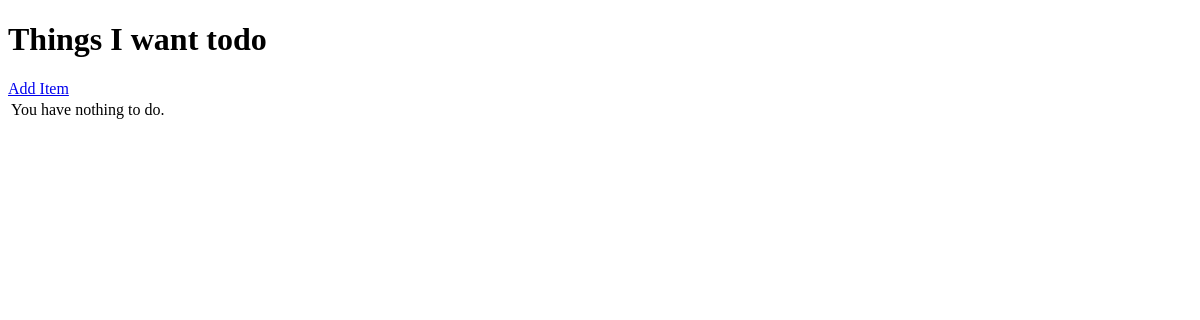
Before: / with the older database file.
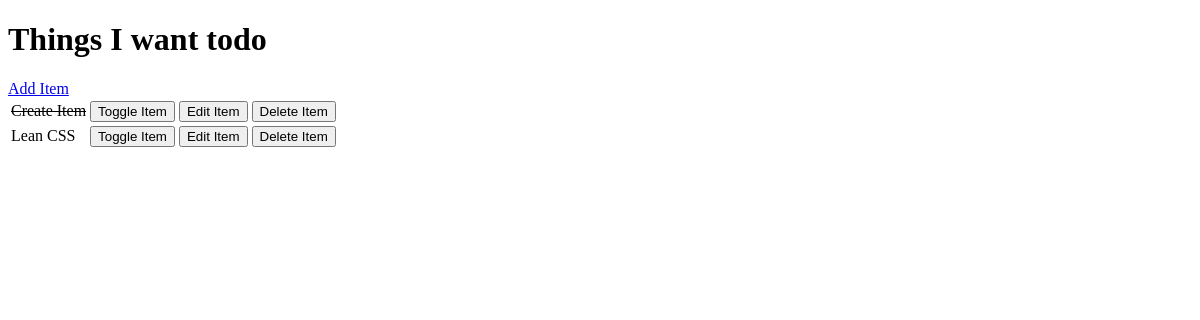
After: the same page with the newer database file.
### todo/models.py (models this page shows, shortened)
class Item(models.Model):
    name = models.CharField(max_length=50, blank=False, null=False)
    done = models.BooleanField(default=False, null=False, blank=False)

### todo/views.py (the view)
# urls.py: path('', views.get_todo_list, name='home'),
def get_todo_list(request):
    items = Item.objects.all()
    context = {'items': items}
    return render(request, 'todo/home.html', context)

### todo/templates/todo/home.html (shortened to what this page needs)
<!DOCTYPE html>
<html lang="en">
<head>
</head>
<body>
    <h1>Things I want todo</h1>
    <a href="{% url 'todo:add' %}">Add Item</a>
    <table>
        {% for item in items %}
            <tr>
                {% if item.done %}
                <td><strike>{{ item.name }}</strike></td>
                {% else %}
                <td>{{ item.name}}</td>
                {% endif %}
                <td>
                    <a href="toggle/{{ item.id }}"><button>Toggle Item</button></a>
                </td>
                <td>
                    <a href="edit/{{ item.id }}"><button>Edit Item</button></a>
                </td>
                <td>
                    <a href="delete/{{ item.id }}"><button>Delete Item</button></a>
                </td>
            </tr>
        {% empty %}
        <tr>
            <td>You have nothing to do.</td>
        </tr>
        {% endfor %}
    </table>
</body>
</html>

Changed rows visible on the page:
added Item: name "Create Item"
added Item: name "Lean CSS"
Other visible differences:
text no longer shown: "You have nothing to do."
